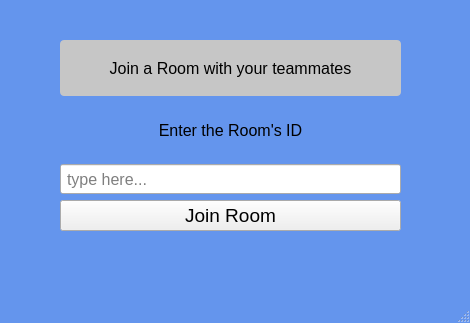
<?xml version="1.0" encoding="UTF-8"?>
<ui version="4.0">
 <class>Join_Room_Window</class>
 <widget class="QMainWindow" name="Join_Room_Window">
  <property name="geometry">
   <rect>
    <x>0</x>
    <y>0</y>
    <width>470</width>
    <height>323</height>
   </rect>
  </property>
  <property name="windowTitle">
   <string>MainWindow</string>
  </property>
  <property name="styleSheet">
   <string notr="true">#Join_Room_Window{
	background-color: #6495ED;
}</string>
  </property>
  <widget class="QWidget" name="centralwidget">
   <widget class="QWidget" name="layoutWidget">
    <property name="geometry">
     <rect>
      <x>60</x>
      <y>40</y>
      <width>341</width>
      <height>191</height>
     </rect>
    </property>
    <layout class="QVBoxLayout" name="verticalLayout">
     <item>
      <widget class="QLabel" name="main_label">
       <property name="font">
        <font>
         <pointsize>12</pointsize>
        </font>
       </property>
       <property name="styleSheet">
        <string notr="true">#main_label{
	background-color: rgb(198, 198, 198);
	border-radius: 4px;
}</string>
       </property>
       <property name="text">
        <string>Join a Room with your teammates</string>
       </property>
       <property name="alignment">
        <set>Qt::AlignCenter</set>
       </property>
      </widget>
     </item>
     <item>
      <widget class="QLabel" name="id_label">
       <property name="font">
        <font>
         <pointsize>12</pointsize>
        </font>
       </property>
       <property name="text">
        <string>Enter the Room's ID</string>
       </property>
       <property name="alignment">
        <set>Qt::AlignCenter</set>
       </property>
      </widget>
     </item>
     <item>
      <layout class="QVBoxLayout" name="verticalLayout_2">
       <item>
        <widget class="QLineEdit" name="room_id">
         <property name="enabled">
          <bool>true</bool>
         </property>
         <property name="minimumSize">
          <size>
           <width>0</width>
           <height>30</height>
          </size>
         </property>
         <property name="font">
          <font>
           <pointsize>12</pointsize>
           <weight>50</weight>
           <italic>false</italic>
           <bold>false</bold>
           <underline>false</underline>
           <strikeout>false</strikeout>
           <kerning>true</kerning>
          </font>
         </property>
         <property name="styleSheet">
          <string notr="true">QLineEdit{
padding-left : 4px;
}</string>
         </property>
         <property name="inputMask">
          <string/>
         </property>
         <property name="text">
          <string/>
         </property>
         <property name="dragEnabled">
          <bool>false</bool>
         </property>
         <property name="placeholderText">
          <string>type here...</string>
         </property>
        </widget>
       </item>
       <item>
        <widget class="QPushButton" name="JoinButton">
         <property name="font">
          <font>
           <pointsize>14</pointsize>
          </font>
         </property>
         <property name="text">
          <string>Join Room</string>
         </property>
        </widget>
       </item>
      </layout>
     </item>
    </layout>
   </widget>
  </widget>
  <widget class="QMenuBar" name="menubar">
   <property name="geometry">
    <rect>
     <x>0</x>
     <y>0</y>
     <width>470</width>
     <height>22</height>
    </rect>
   </property>
  </widget>
  <widget class="QStatusBar" name="statusbar"/>
 </widget>
 <resources/>
 <connections/>
</ui>
